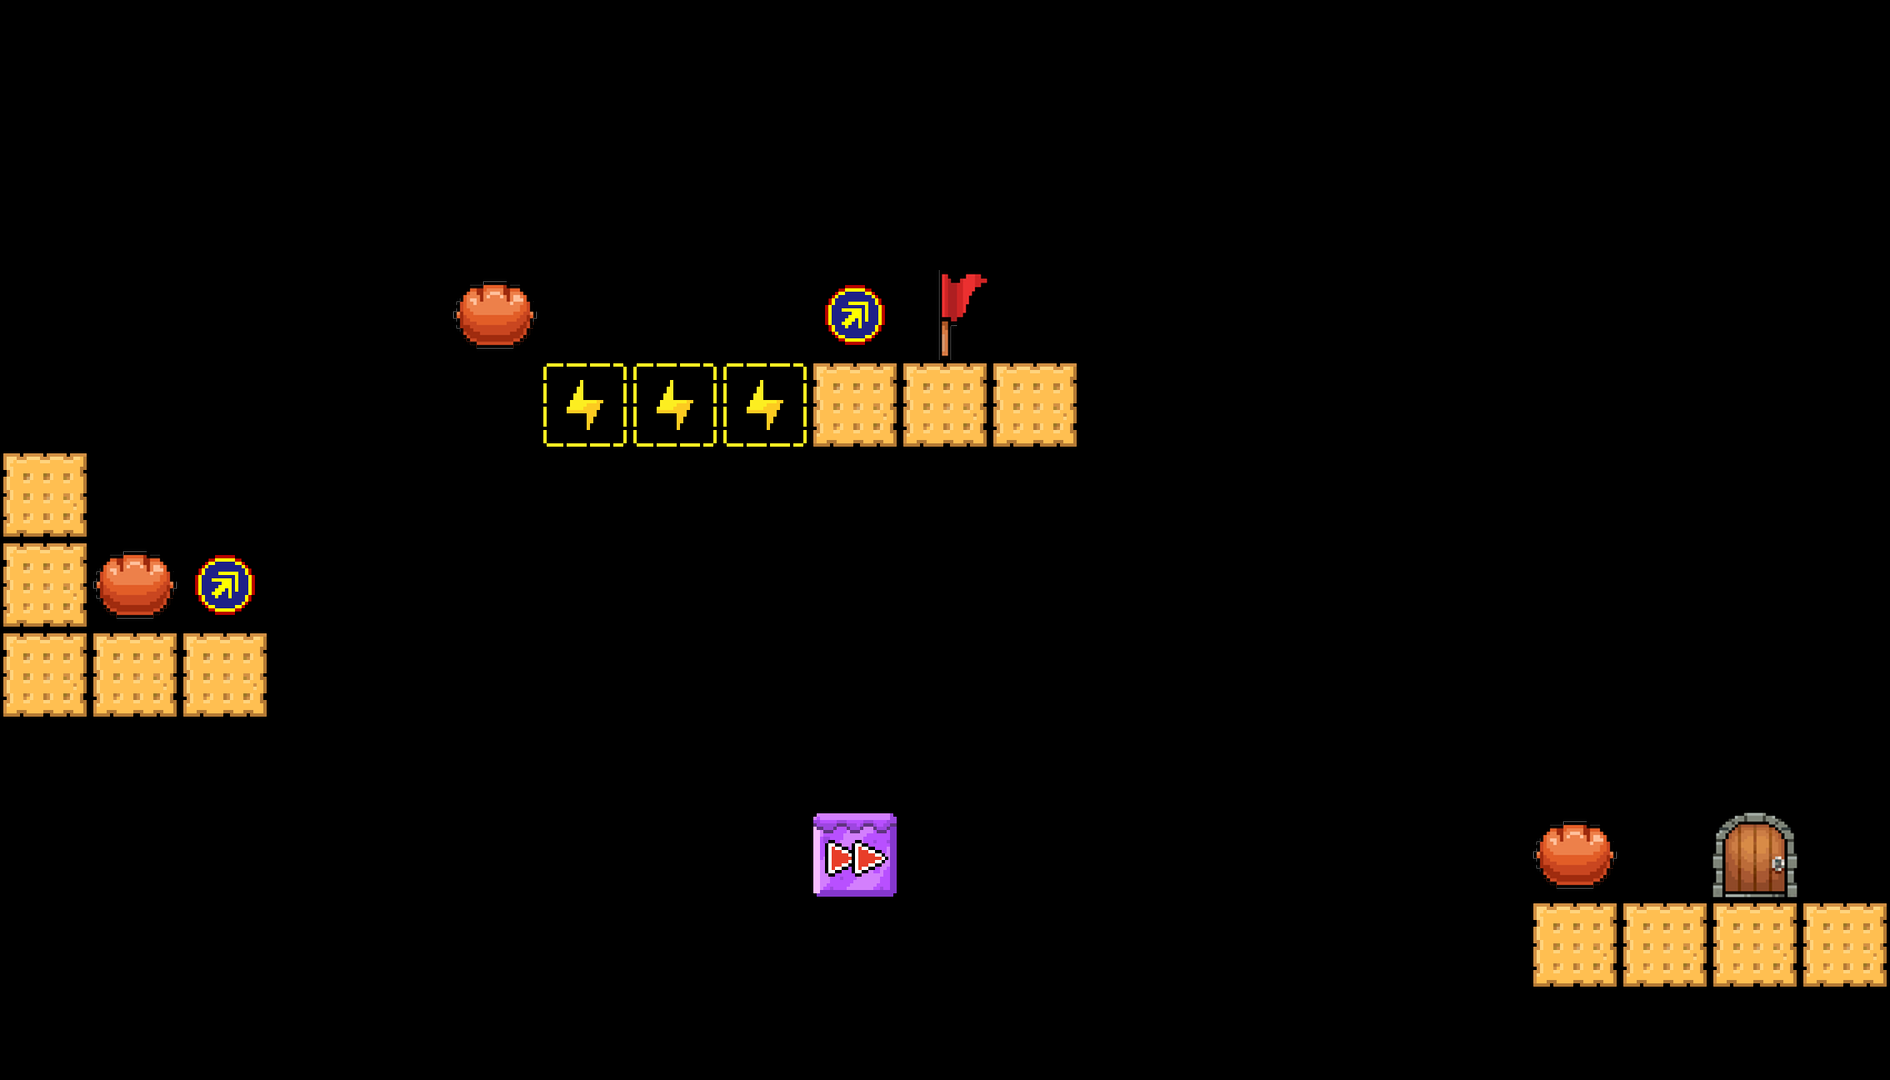

This game map was drawn from its Tiled (.tmx) file and the tilesets committed beside it. A one-line description and the full map source follow:
An orthogonal 21x12 tile map with 90x90 px tiles, 1 tile layer (TileLayer).

<map version="1.5" tiledversion="1.7.2" orientation="orthogonal" renderorder="right-down" width="21" height="12" tilewidth="90" tileheight="90" infinite="0" nextlayerid="2" nextobjectid="1">
 <tileset firstgid="1" source="tile_90.tsx" />
 <layer id="1" name="TileLayer" width="21" height="12">
  <data encoding="csv">
0,0,0,0,0,0,0,0,0,0,0,0,0,0,0,0,0,0,0,0,0,
0,0,0,0,0,0,0,0,0,0,0,0,0,0,0,0,0,0,0,0,0,
0,0,0,0,0,0,0,0,0,0,0,0,0,0,0,0,0,0,0,0,0,
0,0,0,0,0,3,0,0,0,4,1,0,0,0,0,0,0,0,0,0,0,
0,0,0,0,0,0,17,17,17,7,7,7,0,0,0,0,0,0,0,0,0,
7,0,0,0,0,0,0,0,0,0,0,0,0,0,0,0,0,0,0,0,0,
7,3,4,0,0,0,0,0,0,0,0,0,0,0,0,0,0,0,0,0,0,
7,7,7,0,0,0,0,0,0,0,0,0,0,0,0,0,0,0,0,0,0,
0,0,0,0,0,0,0,0,0,0,0,0,0,0,0,0,0,0,0,0,0,
0,0,0,0,0,0,0,0,0,22,0,0,0,0,0,0,0,3,0,2,0,
0,0,0,0,0,0,0,0,0,0,0,0,0,0,0,0,0,7,7,7,7,
0,0,0,0,0,0,0,0,0,0,0,0,0,0,0,0,0,0,0,0,0
</data>
 </layer>
</map>
